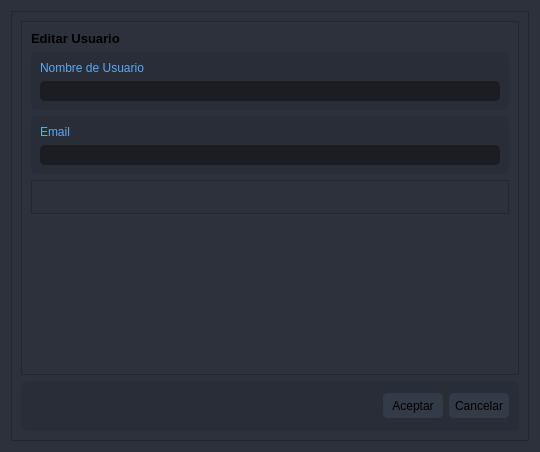
<?xml version="1.0" encoding="UTF-8"?>
<ui version="4.0">
 <class>Dialog</class>
 <widget class="QDialog" name="Dialog">
  <property name="geometry">
   <rect>
    <x>0</x>
    <y>0</y>
    <width>540</width>
    <height>452</height>
   </rect>
  </property>
  <property name="windowTitle">
   <string>Dialog</string>
  </property>
  <property name="styleSheet">
   <string notr="true">background-color: rgb(44, 49, 60);</string>
  </property>
  <layout class="QVBoxLayout" name="verticalLayout">
   <item>
    <widget class="QFrame" name="bg">
     <property name="styleSheet">
      <string notr="true">/* LINE EDIT */
background-color: rgb(44, 49, 60);
color: rgb(85, 170, 255);
QLineEdit {
	background-color: rgb(27, 29, 35);
	border-radius: 5px;
	border: 2px solid rgb(27, 29, 35);
	padding-left: 10px;
}
QLineEdit:hover {
	border: 2px solid rgb(64, 71, 88);
}
QLineEdit:focus {
	border: 2px solid rgb(91, 101, 124);
}

/* SCROLL BARS */
QScrollBar:horizontal {
    border: none;
    background: rgb(52, 59, 72);
    height: 14px;
    margin: 0px 21px 0 21px;
	border-radius: 0px;
}
QScrollBar::handle:horizontal {
    background: rgb(85, 170, 255);
    min-width: 25px;
	border-radius: 7px
}
QScrollBar::add-line:horizontal {
    border: none;
    background: rgb(55, 63, 77);
    width: 20px;
	border-top-right-radius: 7px;
    border-bottom-right-radius: 7px;
    subcontrol-position: right;
    subcontrol-origin: margin;
}
QScrollBar::sub-line:horizontal {
    border: none;
    background: rgb(55, 63, 77);
    width: 20px;
	border-top-left-radius: 7px;
    border-bottom-left-radius: 7px;
    subcontrol-position: left;
    subcontrol-origin: margin;
}
QScrollBar::up-arrow:horizontal, QScrollBar::down-arrow:horizontal
{
     background: none;
}
QScrollBar::add-page:horizontal, QScrollBar::sub-page:horizontal
{
     background: none;
}
 QScrollBar:vertical {
	border: none;
    background: rgb(52, 59, 72);
    width: 14px;
    margin: 21px 0 21px 0;
	border-radius: 0px;
 }
 QScrollBar::handle:vertical {	
	background: rgb(85, 170, 255);
    min-height: 25px;
	border-radius: 7px
 }
 QScrollBar::add-line:vertical {
     border: none;
    background: rgb(55, 63, 77);
     height: 20px;
	border-bottom-left-radius: 7px;
    border-bottom-right-radius: 7px;
     subcontrol-position: bottom;
     subcontrol-origin: margin;
 }
 QScrollBar::sub-line:vertical {
	border: none;
    background: rgb(55, 63, 77);
     height: 20px;
	border-top-left-radius: 7px;
    border-top-right-radius: 7px;
     subcontrol-position: top;
     subcontrol-origin: margin;
 }
 QScrollBar::up-arrow:vertical, QScrollBar::down-arrow:vertical {
     background: none;
 }

 QScrollBar::add-page:vertical, QScrollBar::sub-page:vertical {
     background: none;
 }

/* CHECKBOX */
QCheckBox::indicator {
    border: 3px solid rgb(52, 59, 72);
	width: 15px;
	height: 15px;
	border-radius: 10px;
    background: rgb(44, 49, 60);
}
QCheckBox::indicator:hover {
    border: 3px solid rgb(58, 66, 81);
}
QCheckBox::indicator:checked {
    background: 3px solid rgb(52, 59, 72);
	border: 3px solid rgb(52, 59, 72);	
	background-image: url(:/16x16/icons/16x16/cil-check-alt.png);
}

/* RADIO BUTTON */
QRadioButton::indicator {
    border: 3px solid rgb(52, 59, 72);
	width: 15px;
	height: 15px;
	border-radius: 10px;
    background: rgb(44, 49, 60);
}
QRadioButton::indicator:hover {
    border: 3px solid rgb(58, 66, 81);
}
QRadioButton::indicator:checked {
    background: 3px solid rgb(94, 106, 130);
	border: 3px solid rgb(52, 59, 72);	
}

/* COMBOBOX */
QComboBox{
	background-color: rgb(27, 29, 35);
	border-radius: 5px;
	border: 2px solid rgb(27, 29, 35);
	padding: 5px;
	padding-left: 10px;
}
QComboBox:hover{
	border: 2px solid rgb(64, 71, 88);
}
QComboBox::drop-down {
	subcontrol-origin: padding;
	subcontrol-position: top right;
	width: 25px; 
	border-left-width: 3px;
	border-left-color: rgba(39, 44, 54, 150);
	border-left-style: solid;
	border-top-right-radius: 3px;
	border-bottom-right-radius: 3px;	
	background-image: url(:/16x16/icons/16x16/cil-arrow-bottom.png);
	background-position: center;
	background-repeat: no-reperat;
 }
QComboBox QAbstractItemView {
	color: rgb(85, 170, 255);	
	background-color: rgb(27, 29, 35);
	padding: 10px;
	selection-background-color: rgb(39, 44, 54);
}

/* SLIDERS */
QSlider::groove:horizontal {
    border-radius: 9px;
    height: 18px;
	margin: 0px;
	background-color: rgb(52, 59, 72);
}
QSlider::groove:horizontal:hover {
	background-color: rgb(55, 62, 76);
}
QSlider::handle:horizontal {
    background-color: rgb(85, 170, 255);
    border: none;
    height: 18px;
    width: 18px;
    margin: 0px;
	border-radius: 9px;
}
QSlider::handle:horizontal:hover {
    background-color: rgb(105, 180, 255);
}
QSlider::handle:horizontal:pressed {
    background-color: rgb(65, 130, 195);
}

QSlider::groove:vertical {
    border-radius: 9px;
    width: 18px;
    margin: 0px;
	background-color: rgb(52, 59, 72);
}
QSlider::groove:vertical:hover {
	background-color: rgb(55, 62, 76);
}
QSlider::handle:vertical {
    background-color: rgb(85, 170, 255);
	border: none;
    height: 18px;
    width: 18px;
    margin: 0px;
	border-radius: 9px;
}
QSlider::handle:vertical:hover {
    background-color: rgb(105, 180, 255);
}
QSlider::handle:vertical:pressed {
    background-color: rgb(65, 130, 195);
}

</string>
     </property>
     <property name="frameShape">
      <enum>QFrame::StyledPanel</enum>
     </property>
     <property name="frameShadow">
      <enum>QFrame::Raised</enum>
     </property>
     <layout class="QVBoxLayout" name="verticalLayout_2" stretch="5,1">
      <item>
       <widget class="QFrame" name="contentFrame">
        <property name="styleSheet">
         <string notr="true"/>
        </property>
        <property name="frameShape">
         <enum>QFrame::StyledPanel</enum>
        </property>
        <property name="frameShadow">
         <enum>QFrame::Raised</enum>
        </property>
        <layout class="QVBoxLayout" name="verticalLayout_5">
         <item>
          <widget class="QLabel" name="label_4">
           <property name="font">
            <font>
             <pointsize>10</pointsize>
             <weight>75</weight>
             <bold>true</bold>
            </font>
           </property>
           <property name="text">
            <string>Editar Usuario</string>
           </property>
          </widget>
         </item>
         <item>
          <widget class="QFrame" name="frame">
           <property name="styleSheet">
            <string notr="true">background-color: rgb(41, 45, 56);
border-radius: 5px;
</string>
           </property>
           <property name="frameShape">
            <enum>QFrame::StyledPanel</enum>
           </property>
           <property name="frameShadow">
            <enum>QFrame::Raised</enum>
           </property>
           <layout class="QVBoxLayout" name="verticalLayout_3">
            <item>
             <widget class="QLabel" name="label">
              <property name="maximumSize">
               <size>
                <width>16777215</width>
                <height>25</height>
               </size>
              </property>
              <property name="styleSheet">
               <string notr="true">color: rgb(85, 170, 255);</string>
              </property>
              <property name="text">
               <string>Nombre de Usuario</string>
              </property>
             </widget>
            </item>
            <item>
             <widget class="QLineEdit" name="usernameLineEdit">
              <property name="styleSheet">
               <string notr="true">QLineEdit {
	background-color: rgb(27, 29, 35);
	border-radius: 5px;
	border: 2px solid rgb(27, 29, 35);
	padding-left: 10px;
}
QLineEdit:hover {
	border: 2px solid rgb(64, 71, 88);
}
QLineEdit:focus {
	border: 2px solid rgb(91, 101, 124);
}</string>
              </property>
             </widget>
            </item>
           </layout>
          </widget>
         </item>
         <item>
          <widget class="QFrame" name="frame_2">
           <property name="styleSheet">
            <string notr="true">background-color: rgb(41, 45, 56);
border-radius: 5px;
</string>
           </property>
           <property name="frameShape">
            <enum>QFrame::StyledPanel</enum>
           </property>
           <property name="frameShadow">
            <enum>QFrame::Raised</enum>
           </property>
           <layout class="QVBoxLayout" name="verticalLayout_4">
            <item>
             <widget class="QLabel" name="label_2">
              <property name="maximumSize">
               <size>
                <width>16777215</width>
                <height>25</height>
               </size>
              </property>
              <property name="styleSheet">
               <string notr="true">color: rgb(85, 170, 255);</string>
              </property>
              <property name="text">
               <string>Email</string>
              </property>
             </widget>
            </item>
            <item>
             <widget class="QLineEdit" name="emailLineEdit">
              <property name="styleSheet">
               <string notr="true">QLineEdit {
	background-color: rgb(27, 29, 35);
	border-radius: 5px;
	border: 2px solid rgb(27, 29, 35);
	padding-left: 10px;
}
QLineEdit:hover {
	border: 2px solid rgb(64, 71, 88);
}
QLineEdit:focus {
	border: 2px solid rgb(91, 101, 124);
}</string>
              </property>
             </widget>
            </item>
           </layout>
          </widget>
         </item>
         <item>
          <widget class="QFrame" name="frame_3">
           <property name="frameShape">
            <enum>QFrame::StyledPanel</enum>
           </property>
           <property name="frameShadow">
            <enum>QFrame::Raised</enum>
           </property>
           <layout class="QVBoxLayout" name="verticalLayout_6">
            <item>
             <widget class="QLabel" name="errorLabel">
              <property name="enabled">
               <bool>true</bool>
              </property>
              <property name="styleSheet">
               <string notr="true">color: rgb(190, 2, 2);
</string>
              </property>
              <property name="text">
               <string/>
              </property>
              <property name="alignment">
               <set>Qt::AlignCenter</set>
              </property>
              <property name="wordWrap">
               <bool>true</bool>
              </property>
             </widget>
            </item>
           </layout>
          </widget>
         </item>
         <item>
          <spacer name="verticalSpacer">
           <property name="orientation">
            <enum>Qt::Vertical</enum>
           </property>
           <property name="sizeHint" stdset="0">
            <size>
             <width>20</width>
             <height>104</height>
            </size>
           </property>
          </spacer>
         </item>
        </layout>
       </widget>
      </item>
      <item>
       <widget class="QFrame" name="btnsFrame">
        <property name="minimumSize">
         <size>
          <width>0</width>
          <height>50</height>
         </size>
        </property>
        <property name="maximumSize">
         <size>
          <width>16777215</width>
          <height>50</height>
         </size>
        </property>
        <property name="styleSheet">
         <string notr="true">background-color: rgb(41, 45, 56);
border-radius: 5px;
</string>
        </property>
        <property name="frameShape">
         <enum>QFrame::StyledPanel</enum>
        </property>
        <property name="frameShadow">
         <enum>QFrame::Raised</enum>
        </property>
        <layout class="QHBoxLayout" name="horizontalLayout">
         <property name="leftMargin">
          <number>0</number>
         </property>
         <property name="topMargin">
          <number>0</number>
         </property>
         <property name="rightMargin">
          <number>10</number>
         </property>
         <property name="bottomMargin">
          <number>0</number>
         </property>
         <item>
          <spacer name="horizontalSpacer">
           <property name="orientation">
            <enum>Qt::Horizontal</enum>
           </property>
           <property name="sizeHint" stdset="0">
            <size>
             <width>108</width>
             <height>20</height>
            </size>
           </property>
          </spacer>
         </item>
         <item>
          <widget class="QPushButton" name="acceptBtn">
           <property name="minimumSize">
            <size>
             <width>60</width>
             <height>25</height>
            </size>
           </property>
           <property name="styleSheet">
            <string notr="true">QPushButton {
	border: 2px solid rgb(52, 59, 72);
	border-radius: 5px;	
	background-color: rgb(52, 59, 72);
}
QPushButton:hover {
	background-color: rgb(57, 65, 80);
	border: 2px solid rgb(61, 70, 86);
}
QPushButton:pressed {	
	background-color: rgb(35, 40, 49);
	border: 2px solid rgb(43, 50, 61);
}</string>
           </property>
           <property name="text">
            <string>Aceptar</string>
           </property>
          </widget>
         </item>
         <item>
          <widget class="QPushButton" name="cancelBtn">
           <property name="minimumSize">
            <size>
             <width>60</width>
             <height>25</height>
            </size>
           </property>
           <property name="styleSheet">
            <string notr="true">QPushButton {
	border: 2px solid rgb(52, 59, 72);
	border-radius: 5px;	
	background-color: rgb(52, 59, 72);
}
QPushButton:hover {
	background-color: rgb(57, 65, 80);
	border: 2px solid rgb(61, 70, 86);
}
QPushButton:pressed {	
	background-color: rgb(35, 40, 49);
	border: 2px solid rgb(43, 50, 61);
}</string>
           </property>
           <property name="text">
            <string>Cancelar</string>
           </property>
          </widget>
         </item>
        </layout>
       </widget>
      </item>
     </layout>
    </widget>
   </item>
  </layout>
 </widget>
 <resources/>
 <connections/>
</ui>
